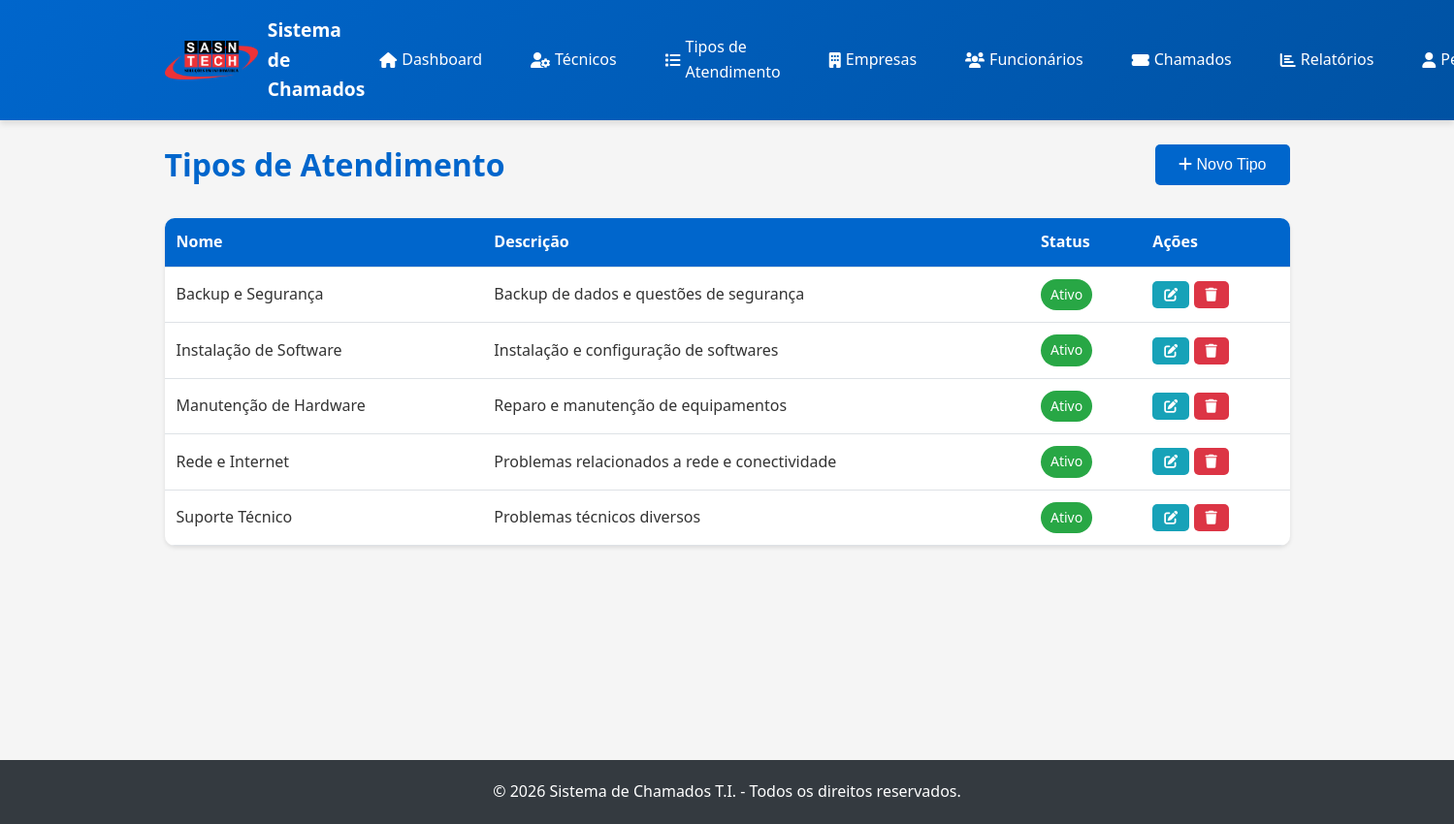
/tipos_atendimento.php (signed in), run on the app's committed database.
### tables this page shows
CREATE TABLE `tipos_atendimento` (
  `id` int(11) NOT NULL,
  `nome` varchar(255) NOT NULL,
  `descricao` text DEFAULT NULL,
  `ativo` tinyint(1) DEFAULT 1,
  `created_at` timestamp NOT NULL DEFAULT current_timestamp(),
  `updated_at` timestamp NOT NULL DEFAULT current_timestamp() ON UPDATE current_timestamp()
);

### tipos_atendimento.php (the view, shortened to what this page needs)
<?php
$db = Database::getInstance()->getConnection();
$stmt = $db->query("SELECT * FROM tipos_atendimento ORDER BY nome");
$tipos = $stmt->fetchAll();
include 'includes/header.php';
?>
<div class="page-header">
    <h1>Tipos de Atendimento</h1>
    <button class="btn btn-primary" onclick="openModal('modalTipo')">
        <i class="fas fa-plus"></i> Novo Tipo
    </button>
</div>
<div class="table-container">
    <table class="table">
        <thead>
            <tr>
                <th>Nome</th>
                <th>Descrição</th>
                <th>Status</th>
                <th>Ações</th>
            </tr>
        </thead>
        <tbody>
            <?php if (empty($tipos)): ?>
                <tr>
                    <td colspan="4" class="text-center">Nenhum tipo cadastrado</td>
                </tr>
            <?php else: ?>
                <?php foreach ($tipos as $tipo): ?>
                    <tr>
                        <td><?php echo htmlspecialchars($tipo['nome']); ?></td>
                        <td><?php echo htmlspecialchars($tipo['descricao'] ?? '-'); ?></td>
                        <td>
                            <span class="badge <?php echo $tipo['ativo'] ? 'badge-success' : 'badge-secondary'; ?>">
                                <?php echo $tipo['ativo'] ? 'Ativo' : 'Inativo'; ?>
                            </span>
                        </td>
                        <td>
                            <button class="btn btn-sm btn-info" onclick="editTipo(<?php echo htmlspecialchars(json_encode($tipo)); ?>)">
                                <i class="fas fa-edit"></i>
                            </button>
                            <button class="btn btn-sm btn-danger" onclick="deleteTipo(<?php echo $tipo['id']; ?>)">
                                <i class="fas fa-trash"></i>
                            </button>
                        </td>
                    </tr>
                <?php endforeach; ?>
            <?php endif; ?>
        </tbody>
    </table>
</div>
<?php include 'includes/footer.php'; ?>

### assets/css/style.css (style rules this page uses)
:root { --primary-color: #0066cc; --primary-dark: #0052a3; --primary-light: #3385d6; --secondary-color: #00a859; --secondary-dark: #008547; --danger-color: #dc3545; --warning-color: #ffc107; --success-color: #28a745; --info-color: #17a2b8; --dark-color: #343a40; --light-color: #f8f9fa; --border-color: #dee2e6; --text-color: #333; --text-muted: #6c757d; --white: #ffffff; --shadow: 0 2px 4px rgba(0,0,0,0.1); --shadow-lg: 0 4px 6px rgba(0,0,0,0.1); }
* { margin: 0; padding: 0; box-sizing: border-box; }
body { font-family: 'Segoe UI', Tahoma, Geneva, Verdana, sans-serif; background-color: #f5f5f5; color: var(--text-color); line-height: 1.6; }
.btn { padding: 12px 24px; border: none; border-radius: 5px; font-size: 1rem; cursor: pointer; transition: all 0.3s; text-decoration: none; display: inline-block; text-align: center; }
.btn-primary { background-color: var(--primary-color); color: var(--white); }
.btn-danger { background-color: var(--danger-color); color: var(--white); }
.btn-info { background-color: var(--info-color); color: var(--white); }
.btn-sm { padding: 6px 12px; font-size: 0.875rem; }
.table-container { background: var(--white); border-radius: 10px; box-shadow: var(--shadow); overflow-x: auto; }
.table { width: 100%; border-collapse: collapse; }
.table thead { background-color: var(--primary-color); color: var(--white); }
.table th, .table td { padding: 12px; text-align: left; border-bottom: 1px solid var(--border-color); }
.badge { display: inline-block; padding: 5px 10px; border-radius: 20px; font-size: 0.875rem; font-weight: 500; }
.badge-success { background-color: var(--success-color); color: var(--white); }
.page-header { display: flex; justify-content: space-between; align-items: center; margin-bottom: 30px; }
.page-header h1 { color: var(--primary-color); margin: 0; }

### data on the page
tipos_atendimento: nome "Backup e Segurança", descricao "Backup de dados e questões de segurança", ativo "Ativo"
tipos_atendimento: nome "Instalação de Software", descricao "Instalação e configuração de softwares", ativo "Ativo"
tipos_atendimento: nome "Manutenção de Hardware", descricao "Reparo e manutenção de equipamentos", ativo "Ativo"
tipos_atendimento: nome "Rede e Internet", descricao "Problemas relacionados a rede e conectividade", ativo "Ativo"
tipos_atendimento: nome "Suporte Técnico", descricao "Problemas técnicos diversos", ativo "Ativo"
